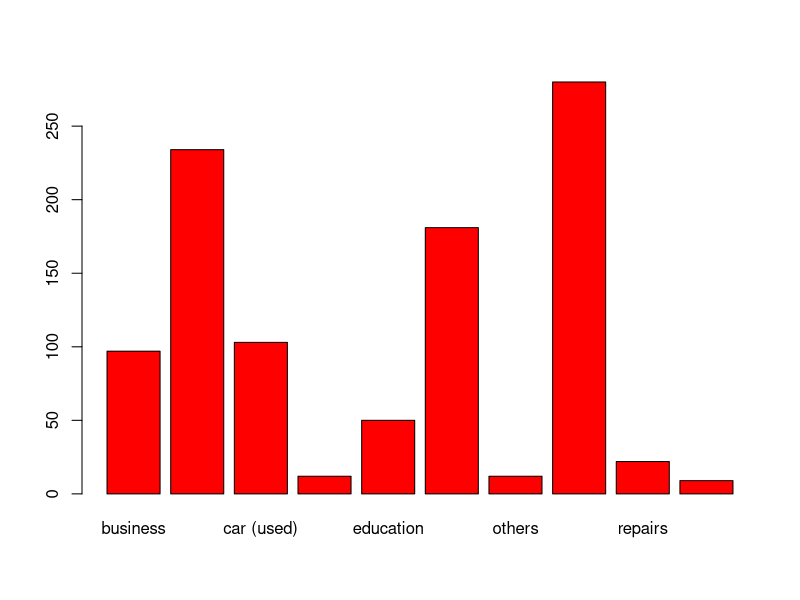
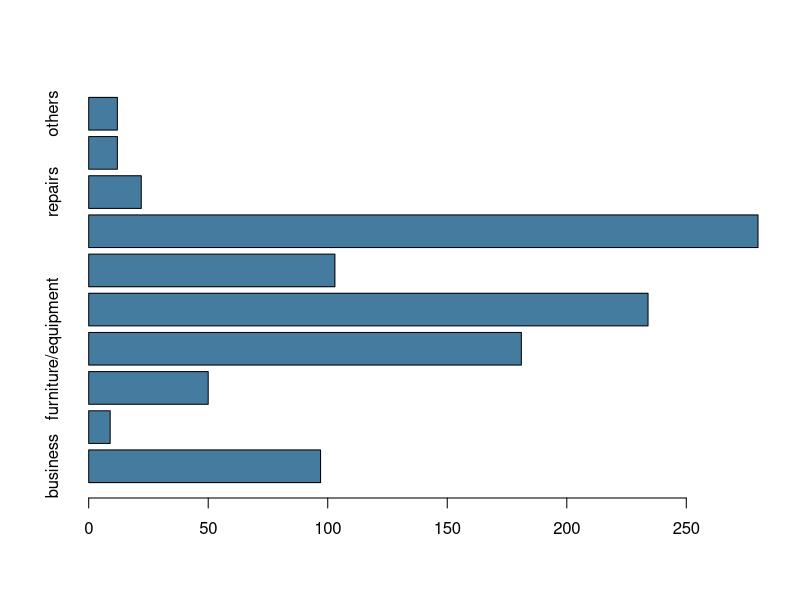
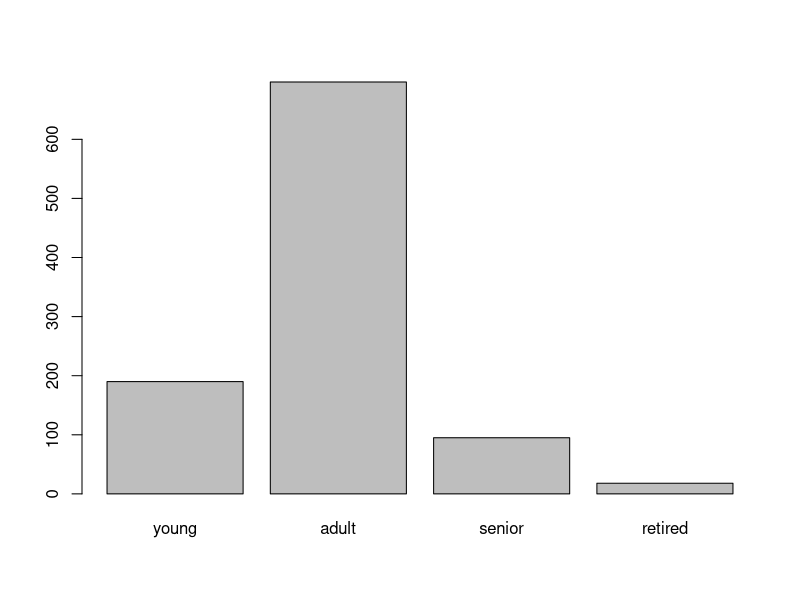

Write R code to recreate these figures, in order.
## ---- chunk 1
library(readr)
data <- read_csv("data/german_data_clean.csv")
## ---- chunk 2
data
## ---- chunk 3
mean(data$age_years)
## ---- chunk 4
str(data)
## ---- chunk 5
summary(data)
## ---- chunk 6
summary(data$credit_amount)
## ---- chunk 7
data[5:10,3:10]
## ---- chunk 8



data_age_under_30 <- data[data$age_years < 30,]
data_age_over_30 <- data[data$age_years >= 30,]
## ---- chunk 9
mean(data_age_under_30$credit_amount)
## ---- chunk 10
mean(data_age_over_30$credit_amount)
## ---- chunk 11
unique(data$purpose)
## ---- chunk 12
table(data$purpose)
## ---- chunk 13
barplot(table(data$purpose), col="red")
## ---- chunk 14
unique_purposes <- unique(data$purpose)
length(unique_purposes)
## ---- chunk 15
table(data$purpose)
## ---- chunk 16
fixed_order <- c("business", "retraining", "education", "furniture/equipment", "car (new)", "car (used)", "radio/television", "repairs", "domestic appliances", "others")
## ---- chunk 17
length(fixed_order)
## ---- chunk 18
amounts <- table(factor(data$purpose, levels=fixed_order))
barplot(amounts, horiz=TRUE, col="#467ba0")

## ---- chunk 19
data$loan_duration <- ifelse(data$duration_months <= 12, "short", "long")
table(data$loan_duration)
## ---- chunk 20
data$age_class <- cut(data$age_years, 
                      breaks=c(18, 25, 50, 65, 999),
                      labels=c("young", "adult", "senior", "retired"))
## ---- chunk 21
barplot(table(data$age_class))
